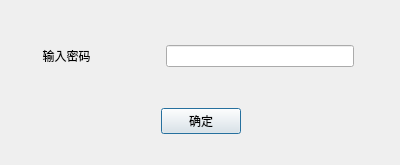
<?xml version="1.0" encoding="UTF-8"?>
<ui version="4.0">
 <class>DialogEnterPasswd</class>
 <widget class="QDialog" name="DialogEnterPasswd">
  <property name="geometry">
   <rect>
    <x>0</x>
    <y>0</y>
    <width>400</width>
    <height>165</height>
   </rect>
  </property>
  <property name="minimumSize">
   <size>
    <width>400</width>
    <height>165</height>
   </size>
  </property>
  <property name="maximumSize">
   <size>
    <width>400</width>
    <height>165</height>
   </size>
  </property>
  <property name="windowTitle">
   <string>密码验证</string>
  </property>
  <widget class="QWidget" name="layoutWidget">
   <property name="geometry">
    <rect>
     <x>10</x>
     <y>10</y>
     <width>381</width>
     <height>161</height>
    </rect>
   </property>
   <layout class="QVBoxLayout" name="verticalLayout">
    <item>
     <layout class="QHBoxLayout" name="horizontalLayout" stretch="3,1,5,1">
      <item>
       <widget class="QLabel" name="label">
        <property name="sizePolicy">
         <sizepolicy hsizetype="Preferred" vsizetype="Fixed">
          <horstretch>0</horstretch>
          <verstretch>0</verstretch>
         </sizepolicy>
        </property>
        <property name="text">
         <string>输入密码</string>
        </property>
        <property name="alignment">
         <set>Qt::AlignCenter</set>
        </property>
       </widget>
      </item>
      <item>
       <spacer name="horizontalSpacer_3">
        <property name="orientation">
         <enum>Qt::Horizontal</enum>
        </property>
        <property name="sizeHint" stdset="0">
         <size>
          <width>40</width>
          <height>20</height>
         </size>
        </property>
       </spacer>
      </item>
      <item>
       <widget class="QLineEdit" name="le_password">
        <property name="echoMode">
         <enum>QLineEdit::Password</enum>
        </property>
       </widget>
      </item>
      <item>
       <spacer name="horizontalSpacer_4">
        <property name="orientation">
         <enum>Qt::Horizontal</enum>
        </property>
        <property name="sizeHint" stdset="0">
         <size>
          <width>40</width>
          <height>20</height>
         </size>
        </property>
       </spacer>
      </item>
     </layout>
    </item>
    <item>
     <layout class="QHBoxLayout" name="horizontalLayout_2">
      <item>
       <spacer name="horizontalSpacer">
        <property name="orientation">
         <enum>Qt::Horizontal</enum>
        </property>
        <property name="sizeHint" stdset="0">
         <size>
          <width>40</width>
          <height>20</height>
         </size>
        </property>
       </spacer>
      </item>
      <item>
       <widget class="QPushButton" name="btn_ok">
        <property name="text">
         <string>确定</string>
        </property>
       </widget>
      </item>
      <item>
       <spacer name="horizontalSpacer_2">
        <property name="orientation">
         <enum>Qt::Horizontal</enum>
        </property>
        <property name="sizeHint" stdset="0">
         <size>
          <width>40</width>
          <height>20</height>
         </size>
        </property>
       </spacer>
      </item>
     </layout>
    </item>
   </layout>
  </widget>
 </widget>
 <resources/>
 <connections/>
</ui>
